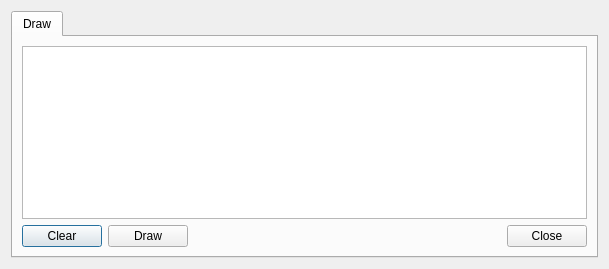
<?xml version="1.0" encoding="UTF-8"?>
<ui version="4.0">
 <class>Dialog</class>
 <widget class="QDialog" name="Dialog">
  <property name="geometry">
   <rect>
    <x>0</x>
    <y>0</y>
    <width>609</width>
    <height>269</height>
   </rect>
  </property>
  <property name="windowTitle">
   <string>Dialog</string>
  </property>
  <layout class="QVBoxLayout" name="verticalLayout_2">
   <item>
    <widget class="QTabWidget" name="tabWidget">
     <property name="currentIndex">
      <number>0</number>
     </property>
     <widget class="QWidget" name="tabDraw">
      <attribute name="title">
       <string>Draw</string>
      </attribute>
      <layout class="QVBoxLayout" name="verticalLayout">
       <item>
        <widget class="QPlainTextEdit" name="polygonTextEdit">
         <property name="plainText">
          <string/>
         </property>
        </widget>
       </item>
       <item>
        <layout class="QHBoxLayout" name="horizontalLayout_2">
         <item>
          <widget class="QPushButton" name="clearButton">
           <property name="text">
            <string>Clear</string>
           </property>
          </widget>
         </item>
         <item>
          <widget class="QPushButton" name="drawButton">
           <property name="text">
            <string>Draw</string>
           </property>
          </widget>
         </item>
         <item>
          <spacer name="horizontalSpacer">
           <property name="orientation">
            <enum>Qt::Horizontal</enum>
           </property>
           <property name="sizeHint" stdset="0">
            <size>
             <width>40</width>
             <height>20</height>
            </size>
           </property>
          </spacer>
         </item>
         <item>
          <widget class="QPushButton" name="closeButton">
           <property name="text">
            <string>Close</string>
           </property>
          </widget>
         </item>
        </layout>
       </item>
      </layout>
     </widget>
    </widget>
   </item>
  </layout>
 </widget>
 <resources/>
 <connections/>
</ui>
